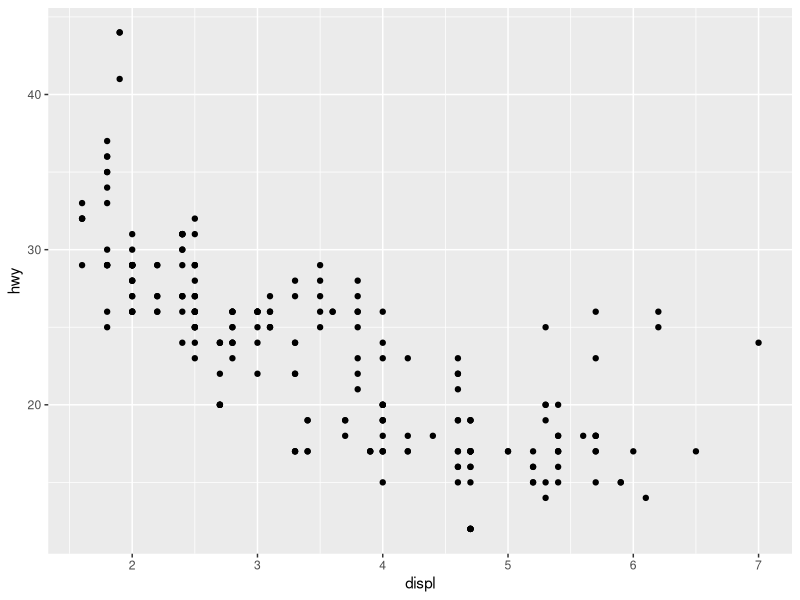
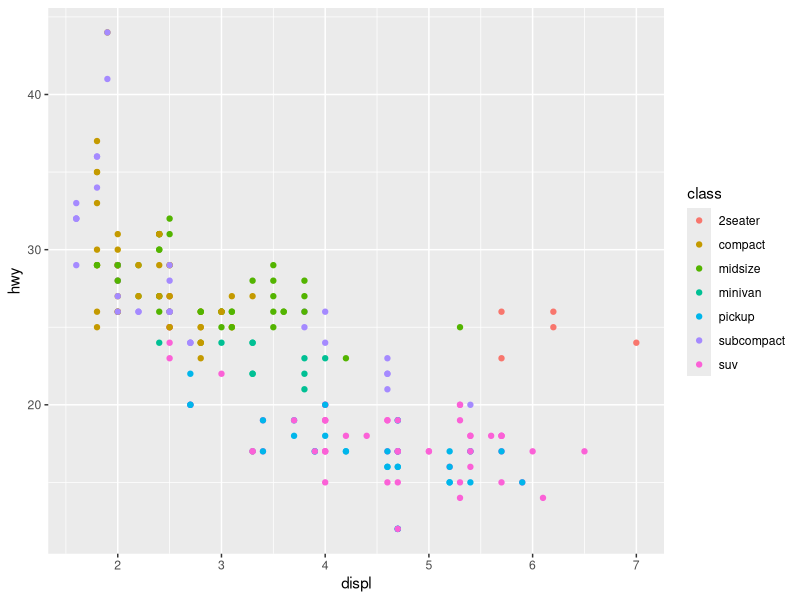
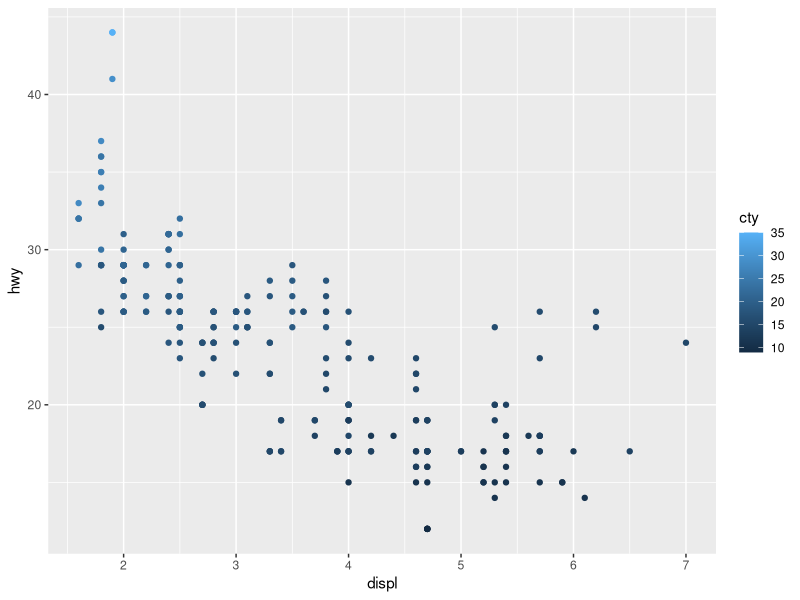
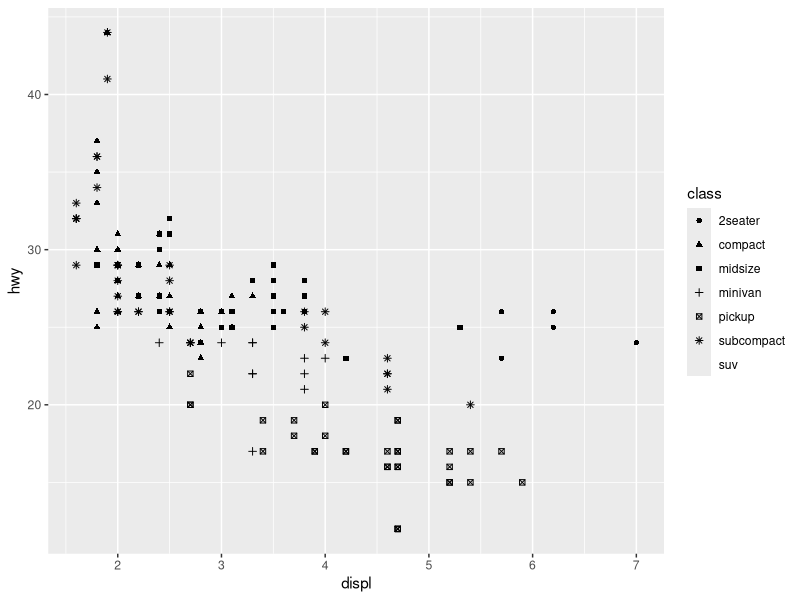

R code for these plots, in order: (Note: this script raises an error after producing the figures.)
## ---- chunk 1
knitr::opts_chunk$set(echo = TRUE)
## ---- chunk 2
library(ggplot2)
head(mpg)
str(mpg)
summary(mpg)
## ---- chunk 3
qplot(displ, hwy, data = mpg)
## ---- chunk 4
qplot(displ, hwy, colour = class, data = mpg)
## ---- chunk 5
qplot(displ, hwy, colour = cty, data = mpg)
## ---- chunk 6
qplot(displ, hwy, shape = class, data = mpg)
qplot(displ, hwy, shape = cyl, data = mpg)
## ---- chunk 7
qplot(displ, hwy, size = cyl, data = mpg)
## ---- chunk 8
qplot(displ, hwy, shape = drv, colour = drv, data = mpg)
## ---- chunk 9
qplot(displ, hwy, data = mpg) + facet_grid(. ~ cyl)
qplot(displ, hwy, data = mpg) + facet_grid(drv ~ .)
qplot(displ, hwy, data = mpg) + facet_grid(drv ~ cyl)
qplot(displ, hwy, data = mpg) + facet_wrap(~ class)
## ---- chunk 10
qplot(cty, hwy, data = mpg)
qplot(cty, hwy, data= mpg, geom = "jitter")
## ---- chunk 11
qplot(class, hwy, data= mpg)
qplot(class, hwy, data= mpg, geom = "jitter")
qplot(class, hwy, data= mpg, geom = "violin")
qplot(class, hwy, data= mpg, geom = "boxplot")
qplot(reorder(class, hwy), hwy, data= mpg, geom = "boxplot")

#reorder by number of observation
qplot(reorder(class, hwy, length), hwy, data= mpg, geom = "boxplot")
qplot(reorder(class, hwy, median), hwy, data= mpg, geom = "boxplot")
qplot(reorder(class, hwy, median), hwy, data= mpg, geom = c("jitter","boxplot"))

#put jitter layer in front of boxplot
qplot(reorder(class, hwy, median), hwy, data= mpg, geom = c("boxplot","jitter"), colour = drv)
## ---- chunk 12
summary(diamonds)
head(diamonds)
tail(diamonds)
?diamonds
## ---- chunk 13
qplot(cut, data = diamonds)
qplot(carat, data = diamonds)
# Always testing with binwidth for best visualization
qplot(carat, data = diamonds, binwidth = 1)
qplot(carat, data = diamonds, binwidth = 0.1)
qplot(carat, data = diamonds, binwidth = 0.01)
# This will tell you the resolution of the variable
resolution(diamonds$carat)
last_plot() + xlim(0,3)
## ---- chunk 14
qplot(depth, data = diamonds, binwidth = 0.2)
qplot(depth, data = diamonds, binwidth = 0.2, fill = cut) + xlim(55,70)
qplot(depth, data = diamonds, binwidth = 0.2) + facet_wrap(~ cut)
# If you want to see how much binwidth is OK then take a look at its range
range(diamonds$price)
# Large distance make comparison hard
qplot(price, data = diamonds, binwidth = 500) + facet_wrap(~ cut)
# Stacked heighs are difficult to compare
qplot(price, data = diamonds, binwidth = 500, fill = cut)
# Much better but still have differing value abundance
qplot(price, data = diamonds, binwidth = 500, geom = "freqpoly", colour = cut)
# Instead of display count. Display density
# .. indicates that variable isn't in original data
qplot(price, ..density.., data = diamonds, binwidth = 500, geom = "freqpoly", colour = cut)
## ---- chunk 15
qplot(carat, price, data = diamonds, colour = "blue")
qplot(carat, price, data = diamonds, colour = I("blue"))
## ---- chunk 16
qplot(carat, price, data = diamonds, alpha = I(1/10))
qplot(carat, price, data = diamonds, alpha = I(1/50))
qplot(carat, price, data = diamonds, alpha = I(1/100))
qplot(carat, price, data = diamonds, alpha = I(1/250))

## ---- chunk 17
# A vector of geom name
qplot(price, carat, data = diamonds, geom = c("point","smooth"))
# Add on extra geom
qplot(price, carat, data = diamonds) + geom_smooth()
## ---- chunk 18
?geom_smooth
## ---- chunk 19
qplot(price, carat, data = diamonds, colour = cut)
qplot(log10(price), log10(carat), data = diamonds, colour = cut)
# Install.packages(hexbin)
qplot(log10(price), log10(carat), data = diamonds, geom = "bin2d", bins = 50) + facet_wrap(~ cut)

qplot(log10(price), log10(carat), data = diamonds, geom = "smooth", colour = cut)

lm(log10(price) ~ log10(carat), data = diamonds)
qplot(log10(price), log10(carat), data = diamonds) + facet_wrap(~ cut) + geom_abline(colour = "red", intercept = 3.6, slope = 1.7)
